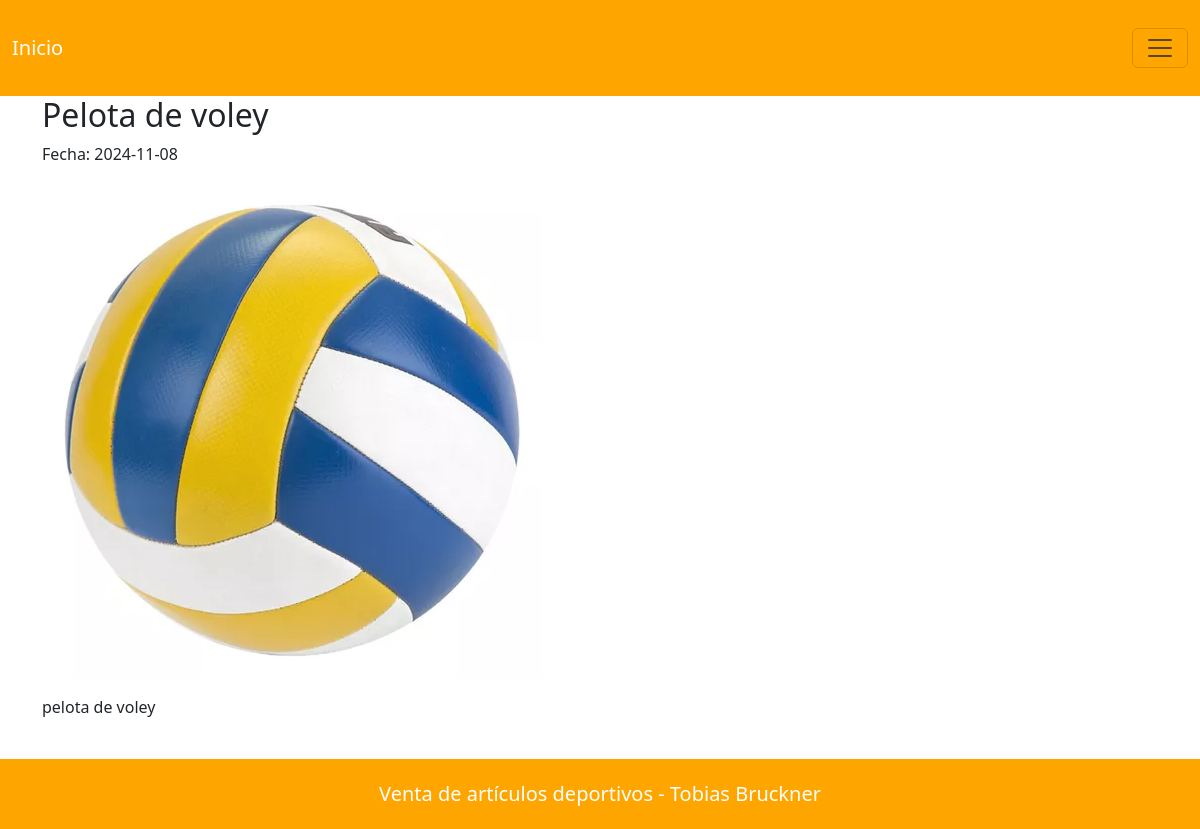
Screenshot of /pages/articulos.php?id=4 with the database file from the repository.
### tables this page shows
CREATE TABLE `articulos` (
  `id_articulo` int(11) NOT NULL,
  `titulo` varchar(90) DEFAULT NULL,
  `cuerpo` text DEFAULT NULL,
  `fecha_creacion` date DEFAULT NULL,
  `fecha_actualizacion` date DEFAULT NULL,
  `imagen` varchar(30) DEFAULT NULL,
  `fk_deporte` int(11) NOT NULL,
  `fk_usuario` int(11) NOT NULL
);

### pages/articulos.php (the view, shortened to what this page needs)
<?php
include_once("../components/header.php");
if($con!=NULL){
    if(isset($_GET['id'])){
    $id = $_GET['id'];
    $consulta = "SELECT * FROM articulos WHERE `id_articulo` = '$id'";
    $resultado = mysqli_query($con,$consulta);
    if($resultado!=NULL){
        print "<div>";
        while($filas = mysqli_fetch_array($resultado)){
         print "<h2>$filas[titulo]</h2>
                  <p>Fecha: $filas[fecha_creacion]</p>
                 <figure>
                     <img src=../imgs/$filas[imagen]>
                 </figure>
                 <p>$filas[cuerpo]</p>
        ";
        }
    }
}
}else{
    print "<h1>Algo se rompió!!!</h1>";
}
include_once("../components/footer.php");
?>

### rows the page displays
articulos: titulo "Pelota de voley", fecha_creacion "2024-11-08", imagen (picture), cuerpo "pelota de voley"
